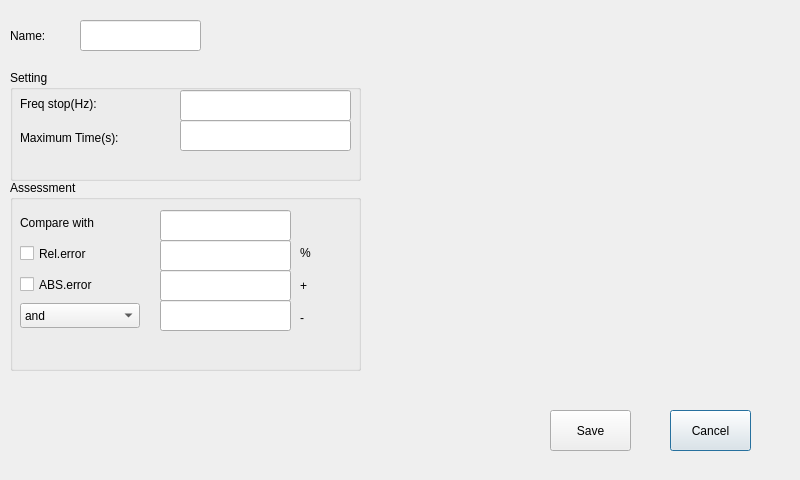
<?xml version="1.0" encoding="UTF-8"?>
<ui version="4.0">
 <class>FreqTripTime</class>
 <widget class="QDialog" name="FreqTripTime">
  <property name="geometry">
   <rect>
    <x>0</x>
    <y>0</y>
    <width>800</width>
    <height>480</height>
   </rect>
  </property>
  <property name="windowTitle">
   <string>Dialog</string>
  </property>
  <widget class="QLabel" name="label">
   <property name="geometry">
    <rect>
     <x>10</x>
     <y>20</y>
     <width>71</width>
     <height>31</height>
    </rect>
   </property>
   <property name="text">
    <string>Name:</string>
   </property>
  </widget>
  <widget class="QGroupBox" name="groupBox_3">
   <property name="geometry">
    <rect>
     <x>10</x>
     <y>180</y>
     <width>351</width>
     <height>191</height>
    </rect>
   </property>
   <property name="title">
    <string>Assessment</string>
   </property>
   <widget class="QLineEdit" name="lineEdit_6">
    <property name="geometry">
     <rect>
      <x>150</x>
      <y>90</y>
      <width>131</width>
      <height>31</height>
     </rect>
    </property>
   </widget>
   <widget class="QWidget" name="verticalLayoutWidget_2">
    <property name="geometry">
     <rect>
      <x>290</x>
      <y>60</y>
      <width>31</width>
      <height>91</height>
     </rect>
    </property>
    <layout class="QVBoxLayout" name="verticalLayout_2">
     <item>
      <widget class="QLabel" name="label_7">
       <property name="text">
        <string>%</string>
       </property>
      </widget>
     </item>
     <item>
      <widget class="QLabel" name="label_14">
       <property name="text">
        <string>+</string>
       </property>
      </widget>
     </item>
     <item>
      <widget class="QLabel" name="label_15">
       <property name="text">
        <string>-</string>
       </property>
      </widget>
     </item>
    </layout>
   </widget>
   <widget class="QLineEdit" name="lineEdit_4">
    <property name="geometry">
     <rect>
      <x>150</x>
      <y>30</y>
      <width>131</width>
      <height>31</height>
     </rect>
    </property>
   </widget>
   <widget class="QLineEdit" name="lineEdit_5">
    <property name="geometry">
     <rect>
      <x>150</x>
      <y>60</y>
      <width>131</width>
      <height>31</height>
     </rect>
    </property>
   </widget>
   <widget class="QLineEdit" name="lineEdit_7">
    <property name="geometry">
     <rect>
      <x>150</x>
      <y>120</y>
      <width>131</width>
      <height>31</height>
     </rect>
    </property>
   </widget>
   <widget class="QWidget" name="verticalLayoutWidget_3">
    <property name="geometry">
     <rect>
      <x>10</x>
      <y>30</y>
      <width>141</width>
      <height>121</height>
     </rect>
    </property>
    <layout class="QVBoxLayout" name="verticalLayout_3">
     <item>
      <widget class="QLabel" name="label_6">
       <property name="sizePolicy">
        <sizepolicy hsizetype="Fixed" vsizetype="Fixed">
         <horstretch>0</horstretch>
         <verstretch>0</verstretch>
        </sizepolicy>
       </property>
       <property name="minimumSize">
        <size>
         <width>120</width>
         <height>25</height>
        </size>
       </property>
       <property name="text">
        <string>Compare with</string>
       </property>
      </widget>
     </item>
     <item>
      <widget class="QCheckBox" name="checkBox">
       <property name="sizePolicy">
        <sizepolicy hsizetype="Fixed" vsizetype="Fixed">
         <horstretch>0</horstretch>
         <verstretch>0</verstretch>
        </sizepolicy>
       </property>
       <property name="minimumSize">
        <size>
         <width>120</width>
         <height>25</height>
        </size>
       </property>
       <property name="text">
        <string>Rel.error</string>
       </property>
      </widget>
     </item>
     <item>
      <widget class="QCheckBox" name="checkBox_2">
       <property name="sizePolicy">
        <sizepolicy hsizetype="Fixed" vsizetype="Fixed">
         <horstretch>0</horstretch>
         <verstretch>0</verstretch>
        </sizepolicy>
       </property>
       <property name="minimumSize">
        <size>
         <width>120</width>
         <height>25</height>
        </size>
       </property>
       <property name="text">
        <string>ABS.error</string>
       </property>
      </widget>
     </item>
     <item>
      <widget class="QComboBox" name="comboBox">
       <property name="sizePolicy">
        <sizepolicy hsizetype="Fixed" vsizetype="Fixed">
         <horstretch>0</horstretch>
         <verstretch>0</verstretch>
        </sizepolicy>
       </property>
       <property name="minimumSize">
        <size>
         <width>120</width>
         <height>25</height>
        </size>
       </property>
       <item>
        <property name="text">
         <string>and</string>
        </property>
       </item>
       <item>
        <property name="text">
         <string>or</string>
        </property>
       </item>
      </widget>
     </item>
    </layout>
   </widget>
  </widget>
  <widget class="QLineEdit" name="lineEdit">
   <property name="geometry">
    <rect>
     <x>80</x>
     <y>20</y>
     <width>121</width>
     <height>31</height>
    </rect>
   </property>
  </widget>
  <widget class="QGroupBox" name="groupBox_2">
   <property name="geometry">
    <rect>
     <x>10</x>
     <y>70</y>
     <width>351</width>
     <height>111</height>
    </rect>
   </property>
   <property name="title">
    <string>Setting</string>
   </property>
   <widget class="QWidget" name="verticalLayoutWidget">
    <property name="geometry">
     <rect>
      <x>10</x>
      <y>20</y>
      <width>141</width>
      <height>61</height>
     </rect>
    </property>
    <layout class="QVBoxLayout" name="verticalLayout">
     <item>
      <widget class="QLabel" name="label_2">
       <property name="text">
        <string>Freq stop(Hz):</string>
       </property>
      </widget>
     </item>
     <item>
      <widget class="QLabel" name="label_3">
       <property name="text">
        <string>Maximum Time(s):</string>
       </property>
      </widget>
     </item>
    </layout>
   </widget>
   <widget class="QLineEdit" name="lineEdit_3">
    <property name="geometry">
     <rect>
      <x>170</x>
      <y>50</y>
      <width>171</width>
      <height>31</height>
     </rect>
    </property>
   </widget>
   <widget class="QLineEdit" name="lineEdit_2">
    <property name="geometry">
     <rect>
      <x>170</x>
      <y>20</y>
      <width>171</width>
      <height>31</height>
     </rect>
    </property>
   </widget>
  </widget>
  <widget class="QPushButton" name="pushButton_2">
   <property name="geometry">
    <rect>
     <x>670</x>
     <y>410</y>
     <width>81</width>
     <height>41</height>
    </rect>
   </property>
   <property name="text">
    <string>Cancel</string>
   </property>
  </widget>
  <widget class="QPushButton" name="pushButton">
   <property name="geometry">
    <rect>
     <x>550</x>
     <y>410</y>
     <width>81</width>
     <height>41</height>
    </rect>
   </property>
   <property name="text">
    <string>Save</string>
   </property>
  </widget>
 </widget>
 <resources/>
 <connections/>
</ui>
